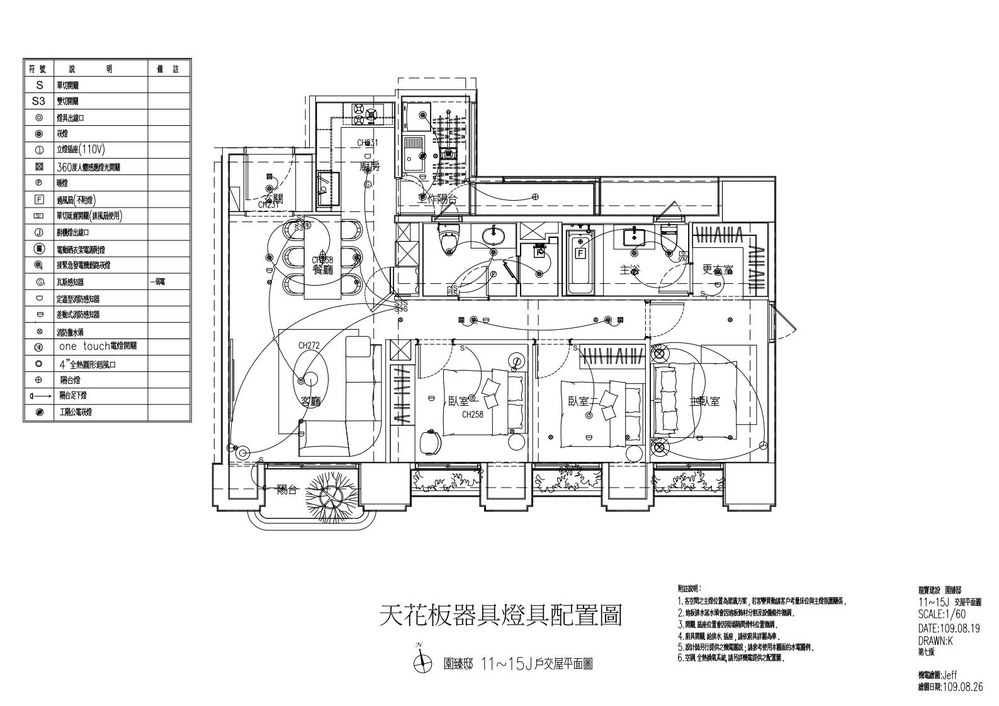
#> input picture Images/Examples/01.png, 999 x 706 px, shrunk from 1587 x 1122 before the run
$ python detect_walls.py
#> lines starting #> are read from the running program, lines starting #| are printed output that depends on the picture; after the words box and inside, x2 and y2 are one past the last pixel; in counts of white or black regions, pixels touching at a corner belong together
"""
Test function from stackoverflow
https://stackoverflow.com/questions/55356251/how-to-detect-doors-and-windows-from-a-floor-plan-image
"""
# 極度重要 !!!!!
import cv2
import matplotlib.pyplot as plt
import numpy as np
import os

example_image_path = (
    os.path.dirname(os.path.realpath(__file__)) + "/../../../Images/Examples/01.png"
)

img = cv2.imread(example_image_path)
#> img is the input picture: shape (706, 999, 3); min 0, max 255, mean 239.2

img_bw = 255 * (cv2.cvtColor(img, cv2.COLOR_BGR2GRAY) > 20).astype("uint8")
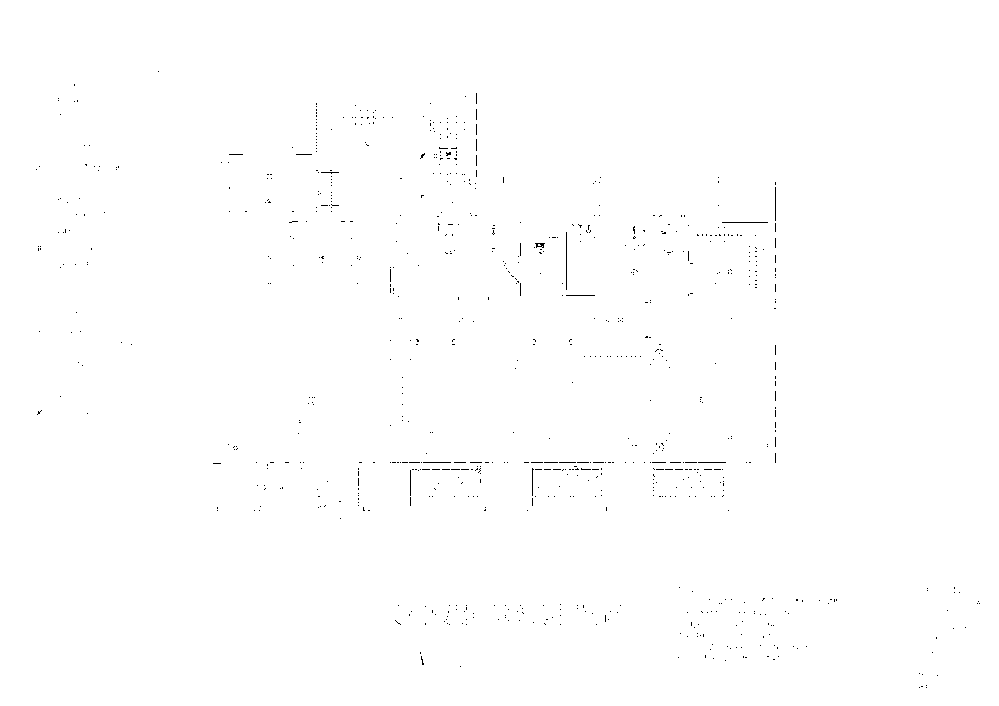
#> img_bw: shape (706, 999); 99.7% white; black in thin lines or dots, all inside (x1, y1, x2, y2) = (36, 71, 980, 688)

se1 = cv2.getStructuringElement(cv2.MORPH_RECT, (3, 3))
se2 = cv2.getStructuringElement(cv2.MORPH_RECT, (1, 1))
mask = cv2.morphologyEx(img_bw, cv2.MORPH_CLOSE, se1)
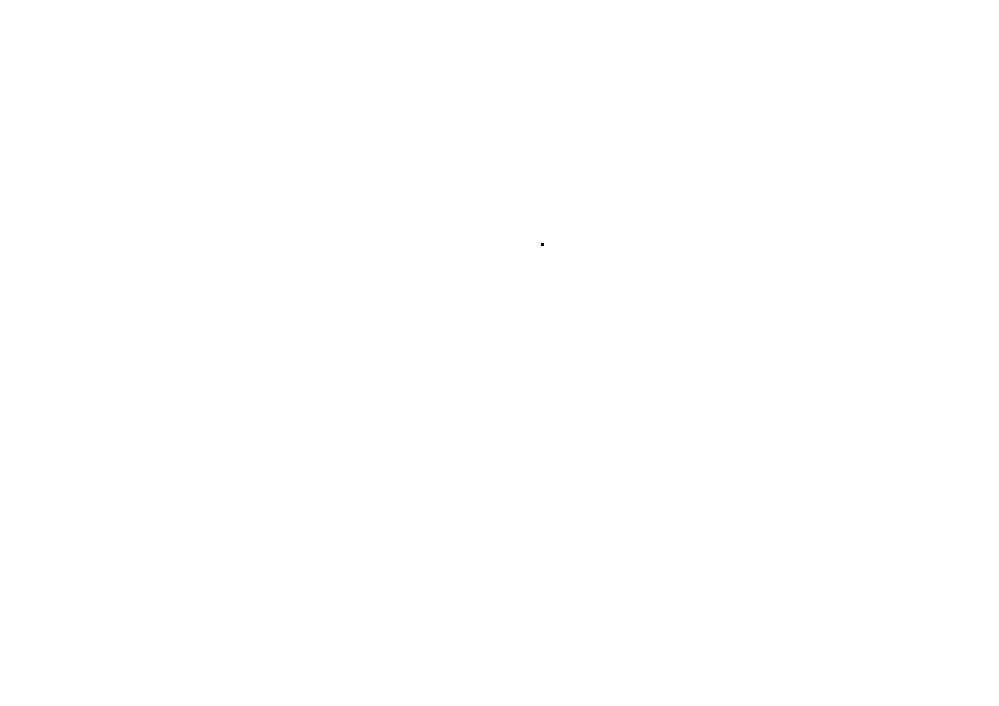
#> mask: shape (706, 999); 100% white; black in thin lines or dots, all inside (x1, y1, x2, y2) = (541, 243, 544, 246)
mask = cv2.morphologyEx(mask, cv2.MORPH_OPEN, se2)

mask = np.dstack([mask, mask, mask]) / 255
out = img * mask
plt.figure(figsize=(15, 10))
plt.imshow(out, cmap="gray")
cv2.imshow("test", out)
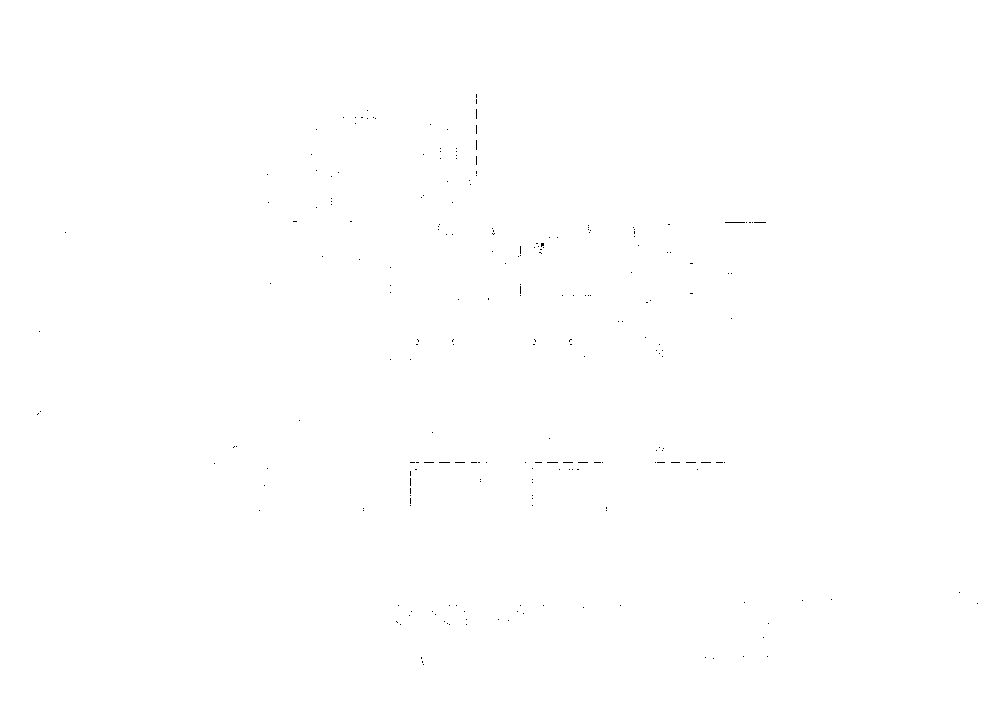
#> window 'test': shape (706, 999, 3); 99.9% white; black in thin lines or dots, all inside (x1, y1, x2, y2) = (37, 94, 978, 665)
cv2.waitKey(0)
